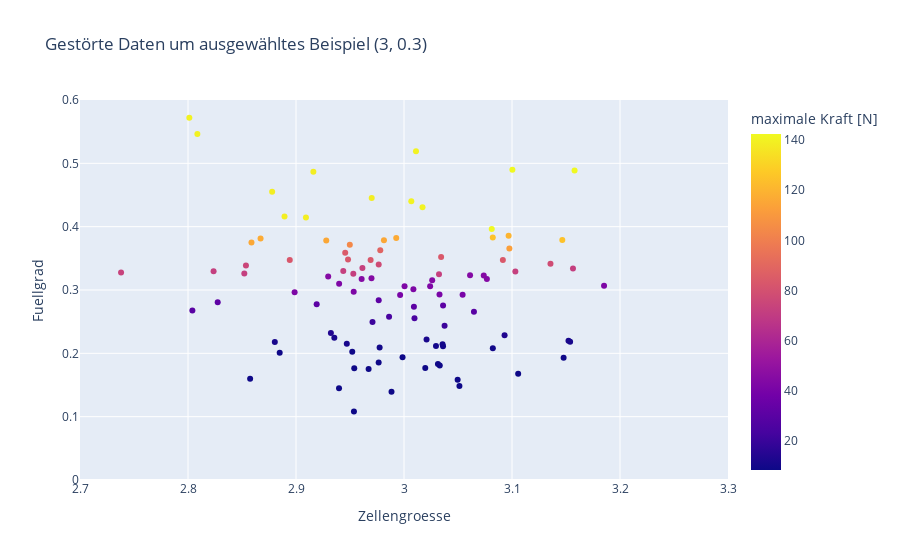

The cell this chart's notebook holds for it:
### Code cell
import plotly.express as px 

fig = px.scatter( eingabedaten, x='Zellengroesse', y='Fuellgrad', color=ausgabedaten,
    title='Gestörte Daten um ausgewähltes Beispiel (3, 0.3)', labels={'color': 'maximale Kraft [N]'},
)
fig.update_xaxes(range=[2.7, 3.3])
fig.update_yaxes(range=[0.0, 0.6])

fig.show()
